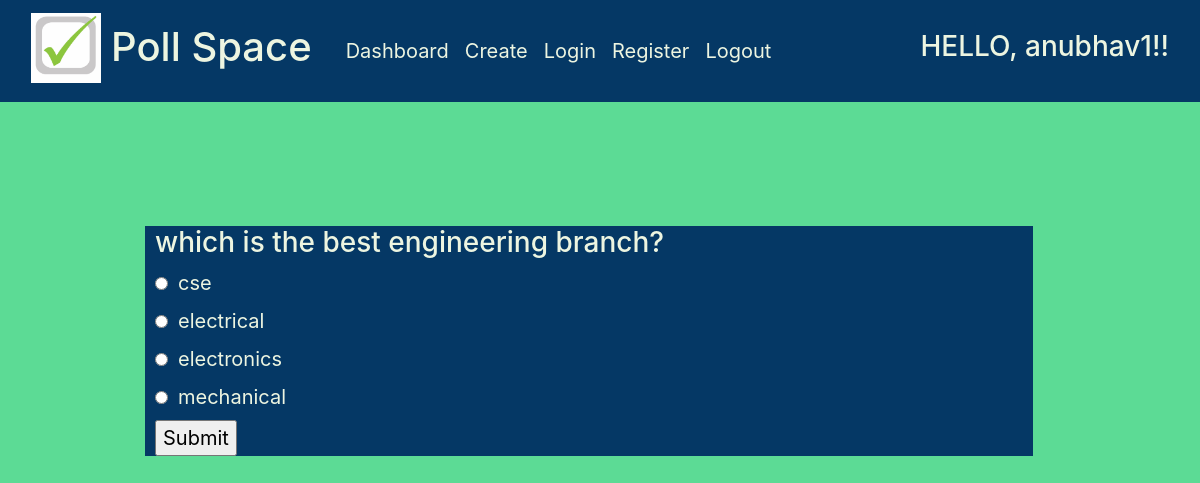
Page /polls/4/vote (signed in) on the committed database.
### polls/models.py (models this page shows)
class Polls(models.Model) :
    poll_question = models.TextField()
    poll_option1 = models.CharField(max_length = 100)
    poll_option2 = models.CharField(max_length = 100)
    poll_option3 = models.CharField(max_length = 100)
    poll_option4 = models.CharField(max_length = 100)
    poll_option1_count = models.IntegerField(default = 0)
    poll_option2_count = models.IntegerField(default = 0)
    poll_option3_count = models.IntegerField(default = 0)
    poll_option4_count = models.IntegerField(default = 0)

### polls/views.py (the view, shortened to what this page needs)
# urls.py: path('polls/<poll_id>/vote', vote_view, name='vote'),
@login_required(login_url='login')
def vote_view(request, poll_id, *args, **kwargs) :
    poll = Polls.objects.get(pk = poll_id)
    context = {
        'poll' : poll
    }
    return render(request, 'polls/vote.html', context)

### polls/templates/polls/vote.html (shortened to what this page needs)
{% extends "base.html" %}
{% block content %}
<div id="voteform">
    <h3 id="question">{{ poll.poll_question }}</h3>
    <form id="voting" method="POST">
        <input type="radio" value="poll_option1" name="one"><label for="option1">{{ poll.poll_option1 }}</label><br>
        <input type="radio" value="poll_option2" name="one"><label for="option2">{{ poll.poll_option2 }}</label><br>
        <input type="radio" value="poll_option3" name="one"><label for="option3">{{ poll.poll_option3 }}</label><br>
        <input type="radio" value="poll_option4" name="one"><label for="option4">{{ poll.poll_option4 }}</label><br>
        <input id="submitButton" type="submit" value="Submit"><br>
    </form>
</div>
{% endblock %}

### templates/base.html (shortened to what this page needs)
{% load static %}
<!DOCTYPE html>
<html>
    <head>
        <link rel="stylesheet" href="{% static '/stylesheet/bootstrap.min.css' %}">
        <link rel="stylesheet" href="{% static '/stylesheet/styles.css' %}">
    </head>
    <body>
        <header>
            <nav class="navbar navbar-expand-lg navbar-light">
                <div class="container-fluid">
                  <div class="navbar-brand">
                    <a href="{% url 'login' %}"><img id="logo" src="{% static 'images/logo.png'%}"></a>
                    <a href="{% url 'login' %}"><h1 id="brandname">Poll Space</h1></a>
                  </div>
                  <div class="collapse navbar-collapse" id="navbarTogglerDemo02">
                    <ul class="navbar-nav me-auto mb-2 mb-lg-0">
                      <li class="nav-item">
                        <a id="menu" class="nav-link" href="{% url 'dashboard' %}">Dashboard</a>
                      </li>
                      <li class="nav-item">
                        <a id="menu" class="nav-link" href="{% url 'create' %}">Create</a>
                      </li>
                      <li class="nav-item">
                        <a id="menu" class="nav-link" href="{% url 'login' %}">Login</a>
                      </li>
                      <li class="nav-item">
                        <a id="menu" class="nav-link" href="{% url 'register' %}">Register</a>
                      </li>
                      {% if request.user.is_authenticated %}
                        <li class="nav-item">
                          <a id="menu" class="nav-link" href="{% url 'logout' %}">Logout</a>
                        </li>
                      {% endif %}
                    </ul>
                  </div>
                  {% if request.user.is_authenticated %}
                    <h3 id="greeting">HELLO, {{ request.user }}!!</h3>
                  {% endif %}
                </div>
            </nav>
	    </header>
      <br>
      <section class="container">
        {% block content %}{% endblock %}
      </section>
      <br>
    </body>
</html>

### static/stylesheet/styles.css (style rules this page uses)
* { box-sizing: border-box; }
body { background-color: #5CDB95; }
.navbar { background-color: #053865; }
#brandname { font-style: bold; float: right; padding: 10px; color: #EDF5E1; }
#logo { height: 70px; width: 70px; }
#menu { color: #EDF5E1; font-size: 20px; }
#greeting { color: #EDF5E1; }
#voteform, #createform { background-color: #053865; margin-left: 100px; margin-top: 100px; font-size: 20px; text-align: left; color: #EDF5E1; width: 80%; }
#voting, #question, label, #create { margin-left: 10px; }

### rows in the picture
Polls: poll_question "which is the best engineering branch?", poll_option1 "cse", poll_option2 "electrical", poll_option3 "electronics", poll_option4 "mechanical"

### other values in the picture
{{ request.user }} "anubhav1"
